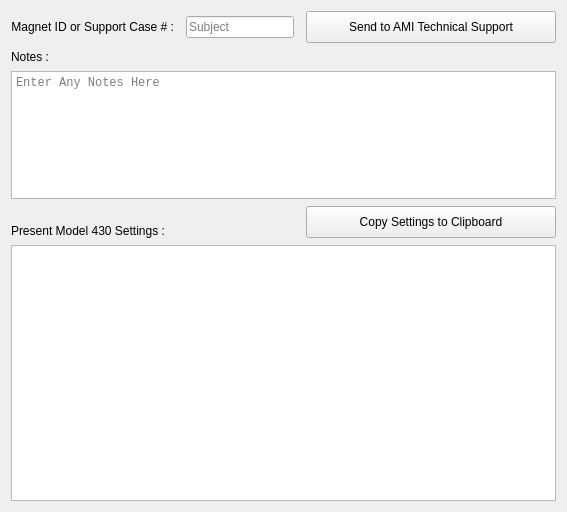
      <widget class="QWidget" name="supportTab">
       <attribute name="title">
        <string>Support</string>
       </attribute>
       <layout class="QGridLayout" name="supportLayout">
        <property name="horizontalSpacing">
         <number>12</number>
        </property>
        <property name="verticalSpacing">
         <number>7</number>
        </property>
        <item row="2" column="1">
         <widget class="QLineEdit" name="caseEdit">
          <property name="text">
           <string/>
          </property>
          <property name="readOnly">
           <bool>false</bool>
          </property>
          <property name="placeholderText">
           <string>Subject</string>
          </property>
         </widget>
        </item>
        <item row="2" column="0">
         <widget class="QLabel" name="caseLabel">
          <property name="text">
           <string>Magnet ID or Support Case # :</string>
          </property>
          <property name="alignment">
           <set>Qt::AlignRight|Qt::AlignTrailing|Qt::AlignVCenter</set>
          </property>
         </widget>
        </item>
        <item row="6" column="0">
         <widget class="QLabel" name="settingsLabel">
          <property name="text">
           <string>Present Model 430 Settings :</string>
          </property>
          <property name="alignment">
           <set>Qt::AlignBottom|Qt::AlignLeading|Qt::AlignLeft</set>
          </property>
         </widget>
        </item>
        <item row="5" column="0" colspan="3">
         <widget class="QPlainTextEdit" name="notesTextEdit">
          <property name="sizePolicy">
           <sizepolicy hsizetype="Expanding" vsizetype="Expanding">
            <horstretch>0</horstretch>
            <verstretch>1</verstretch>
           </sizepolicy>
          </property>
          <property name="minimumSize">
           <size>
            <width>0</width>
            <height>100</height>
           </size>
          </property>
          <property name="font">
           <font>
            <family>Lucida Console</family>
           </font>
          </property>
          <property name="lineWrapMode">
           <enum>QPlainTextEdit::WidgetWidth</enum>
          </property>
          <property name="readOnly">
           <bool>false</bool>
          </property>
          <property name="backgroundVisible">
           <bool>false</bool>
          </property>
          <property name="placeholderText">
           <string>Enter Any Notes Here</string>
          </property>
         </widget>
        </item>
        <item row="4" column="0">
         <widget class="QLabel" name="notesLabel">
          <property name="text">
           <string>Notes :</string>
          </property>
          <property name="alignment">
           <set>Qt::AlignBottom|Qt::AlignLeading|Qt::AlignLeft</set>
          </property>
         </widget>
        </item>
        <item row="7" column="0" colspan="3">
         <widget class="QPlainTextEdit" name="settingsTextEdit">
          <property name="sizePolicy">
           <sizepolicy hsizetype="Expanding" vsizetype="Expanding">
            <horstretch>0</horstretch>
            <verstretch>2</verstretch>
           </sizepolicy>
          </property>
          <property name="font">
           <font>
            <family>Lucida Console</family>
           </font>
          </property>
          <property name="lineWrapMode">
           <enum>QPlainTextEdit::NoWrap</enum>
          </property>
          <property name="readOnly">
           <bool>true</bool>
          </property>
          <property name="backgroundVisible">
           <bool>false</bool>
          </property>
         </widget>
        </item>
        <item row="6" column="2">
         <widget class="QPushButton" name="copySettingsToClipboardButton">
          <property name="minimumSize">
           <size>
            <width>250</width>
            <height>32</height>
           </size>
          </property>
          <property name="toolTip">
           <string>Paste into your own email client</string>
          </property>
          <property name="text">
           <string>Copy Settings to Clipboard</string>
          </property>
         </widget>
        </item>
        <item row="2" column="2">
         <widget class="QPushButton" name="sendSupportEmailButton">
          <property name="minimumSize">
           <size>
            <width>250</width>
            <height>32</height>
           </size>
          </property>
          <property name="toolTip">
           <string/>
          </property>
          <property name="text">
           <string>Send to AMI Technical Support</string>
          </property>
         </widget>
        </item>
       </layout>
      </widget>
